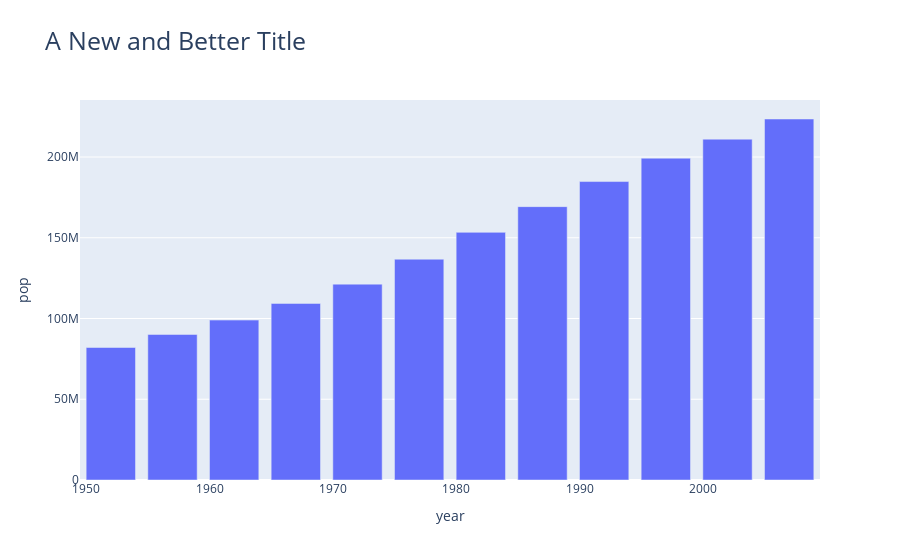

The cell this chart's notebook holds for it:
### Markdown cell above
Often, we will make updates to our figure using `update_layout`. Here, we can easily update multiple keys using what's called _magic underscores_. These allow us to access nested keys simply with an added underscore as we do here between `title` and `text`.

### Code cell
# use update_layout and "magic underscores"
fig.update_layout(title_text = "A New and Better Title",
                  title_font_size = 25)
fig.show()
print(fig.layout)

### Figure 1 — Plotly figure (JSON) as saved in the notebook; plotly's stock layout.template omitted (floating-point values rounded to 4 significant figures)
{"data": [{"alignmentgroup": "True", "hovertemplate": "year=%{x}<br>pop=%{y}<extra></extra>", "legendgroup": "", "marker": {"color": "#636efa", "pattern": {"shape": ""}}, "name": "", "offsetgroup": "", "orientation": "v", "showlegend": false, "textposition": "auto", "type": "bar", "x": [1952, 1957, 1962, 1967, 1972, 1977, 1982, 1987, 1992, 1997, 2002, 2007], "xaxis": "x", "y": [82052000, 90124000, 99028000, 109343000, 121282000, 136725000, 153343000, 169276000, 184816000, 199278000, 211060000, 223547000], "yaxis": "y"}], "layout": {"barmode": "relative", "legend": {"tracegroupgap": 0}, "title": {"font": {"size": 25}, "text": "A New and Better Title"}, "xaxis": {"anchor": "y", "domain": [0, 1], "title": {"text": "year"}}, "yaxis": {"anchor": "x", "domain": [0, 1], "title": {"text": "pop"}}}}
